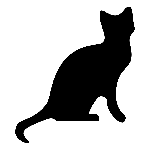
#> input picture Chapter 17/catlogo_resized_150x150.png, 150 x 150 px
$ python resize_and_add_logo_fixed.py
#> lines starting #> are read from the running program, lines starting #| are printed output that depends on the picture
#! /usr/bin/python
#
# ATBS - Chapter 17 - Extending and Fixing the Chapter Project Programs
# Resize and Add Logo (Fixed)
#
# The resizeAndAddLogo.py program in this chapter works with PNG and JPEG files,
# but Pillow supports many more formats than just these two. Extend resizeAndAddLogo.py
# to process GIF and BMP images as well.
#
# Another small issue is that the program modifies PNG and JPEG files only if
# their file extensions are set in lowercase. For example, it will process zophie.png
# but not zophie.PNG. Change the code so that the file extension check is case
# insensitive.
#
# Finally, the logo added to the bottom-right corner is meant to be just a small
# mark, but if the image is about the same size as the logo itself, the result
# will look like Figure 17-16. Modify resizeAndAddLogo.py so that the image must
# be at least twice the width and height of the logo image before the logo is pasted.
# Other wise, it should skip adding the logo.
#
# Resized catlogo.png to 150x150: catlogo_resized_150x150.png

import os
from PIL import Image

SQUARE_FIT_SIZE = 300
LOGO_FILENAME = 'catlogo_resized_150x150.png'

logoIm = Image.open(LOGO_FILENAME)
#> logoIm is the input picture: PIL image 150x150 RGBA; mean R, G, B, A 0, 0, 0, 68.7
logoWidth, logoHeight = logoIm.size
#> logoWidth = 150; logoHeight = 150
print('Logo dimensions: %sx%s\n' % (logoWidth, logoHeight))
#| Logo dimensions: 150x150
# width, height of catlogo.png should normally be 808(W)x768(H)
# however this is too large to fit in the SQUARE_FIT_SIZE value of 300, so I'm
# resizing the catlogo.png to 150x150

os.makedirs('withLogo', exist_ok=True)
# Loop over all files in the working directory
for filename in os.listdir('.'):
    if not (filename.lower().endswith('.png') or filename.lower().endswith('.jpg') \
    or filename.lower().endswith('.gif') or filename.lower().endswith('.bmp')) \
    or filename == LOGO_FILENAME:
        continue # skip non-image files and the logo file itself

    im = Image.open(filename)
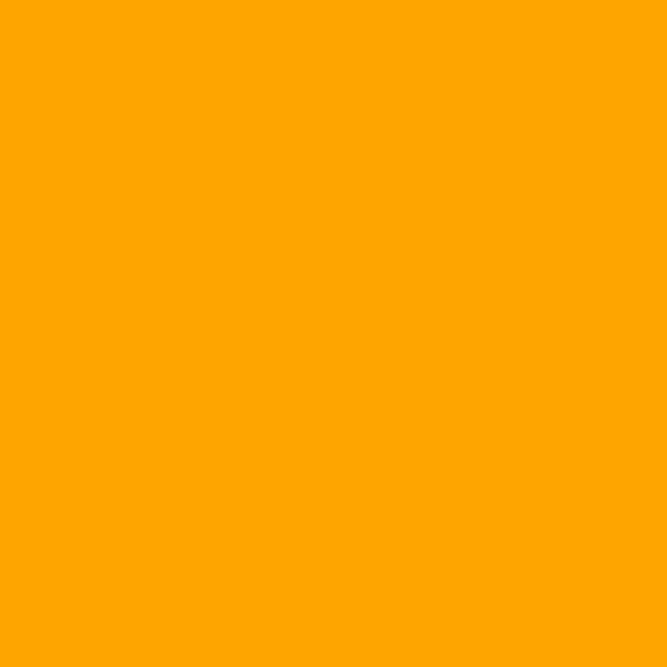
#> input picture Chapter 17/2000px-orange.png, 2000 x 2000 px (shown at 1/3 size)
#> im is the input picture: PIL image 2000x2000 RGBA; mean R, G, B, A 255, 165, 0, 255
    width, height = im.size
#> width = 2000; height = 2000
    # check if image is twice as big as logo (1616x1536)
    if (width >= (logoWidth * 2) and height >= (logoHeight * 2)):
        # Check if image needs to be resized
        if width > SQUARE_FIT_SIZE and height > SQUARE_FIT_SIZE:
            # calculate the new width and height to resize to
            if width > height:
                height = int((SQUARE_FIT_SIZE / width) * height)
                width = SQUARE_FIT_SIZE
            else:
                width = int((SQUARE_FIT_SIZE / height) * width)
#> width = 300
                height = SQUARE_FIT_SIZE

            # resize the image
            print('Resizing %s...' % (filename))
            im = im.resize((width, height))
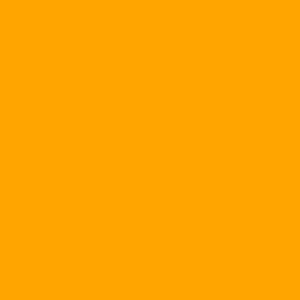
#> im: PIL image 300x300 RGBA; mean R, G, B, A 255, 165, 0, 255

            # Add the logo
            print('Adding logo to %s...' % (filename))
            im.paste(logoIm, (width - logoWidth, height - logoHeight), logoIm)
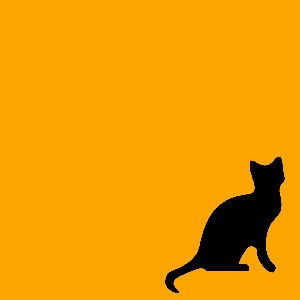
#> im: PIL image 300x300 RGBA; mean R, G, B, A 237.8, 153.9, 0, 255; transparent parts drawn white

            # Save changes
            im.save(os.path.join('withLogo', filename))
    else:
        print('Skipping image: %s...image is not 2x size of logo' % (filename))
